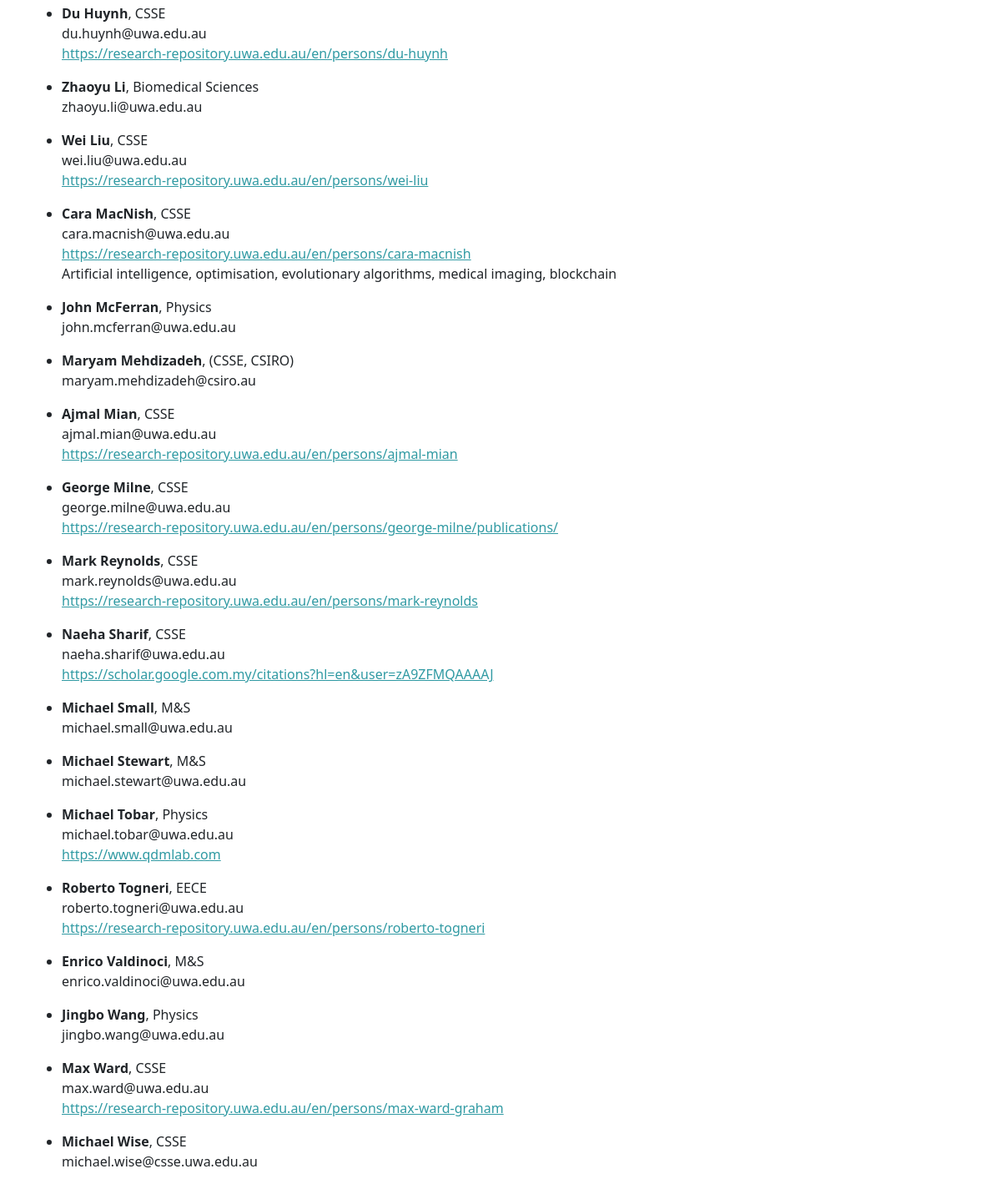
The app's page /supervisors/ (lower part), older data.
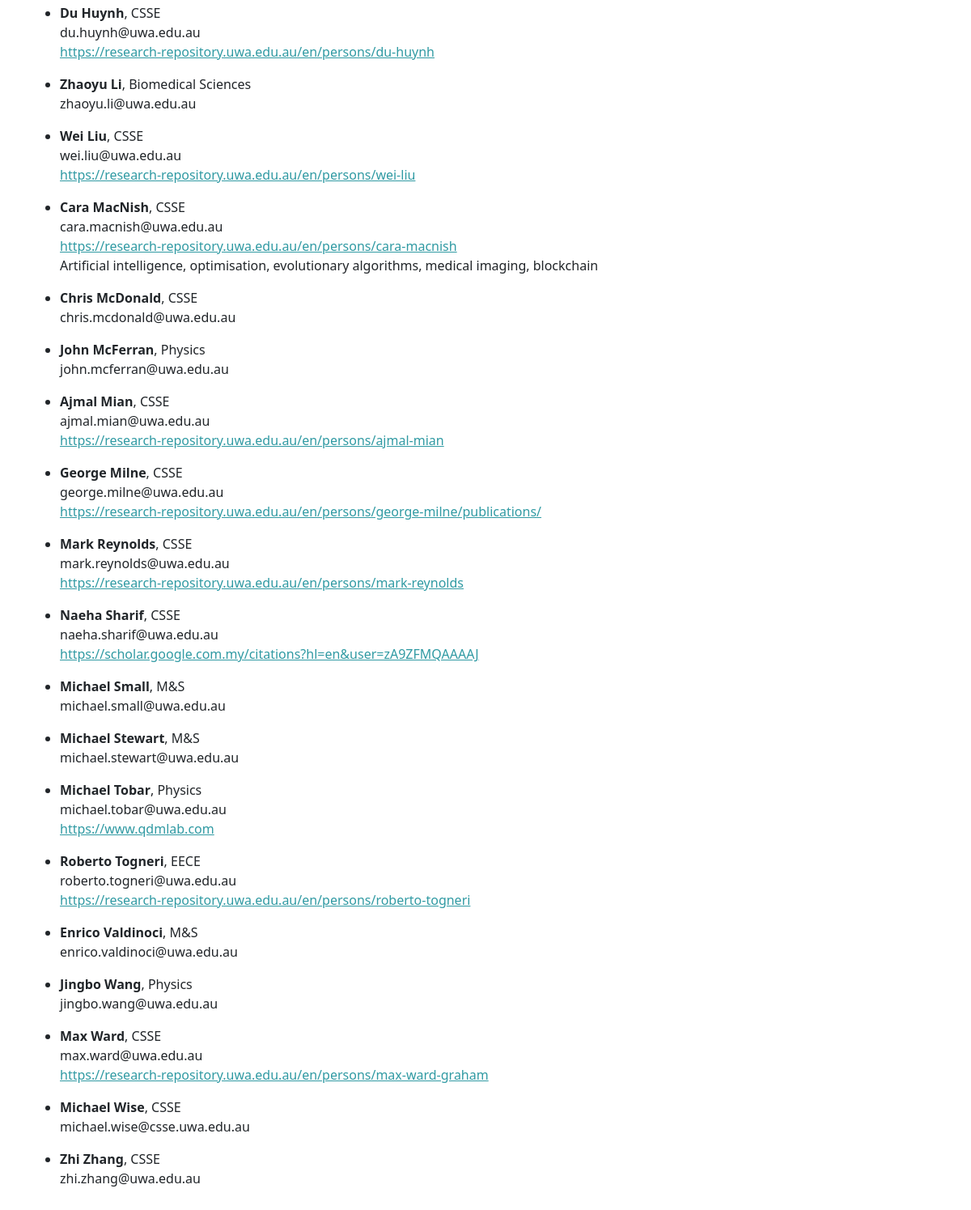
The same page, newer data.
### projects/models.py (models this page shows)
class Supervisor(models.Model):
    firstname = models.CharField("First name", max_length=30)
    lastname = models.CharField("Last name", max_length=30)
    department = models.CharField("Department or School", max_length=50)
    email = models.EmailField("Email")
    web = models.URLField("Web link", blank=True)
    interests = models.TextField("Research interests", blank=True)
    class Meta:
        ordering = ['lastname', 'firstname']
    def __str__(self):
        return self.firstname +  " " + self.lastname

### projects/views.py (the view)
# urls.py: path("supervisors/", views.all_supervisors, name = "supervisor-list"),
def all_supervisors(request):
    supervisor_list = Supervisor.objects.all().order_by('lastname')
    return render(request, "projects/supervisor_list.html",
        {'supervisor_list': supervisor_list})

### projects/templates/projects/supervisor_list.html (shortened to what this page needs)
{% extends 'projects/base.html' %}
{% block content %}
    <p>
    <p>
    <ul>
{% for supervisor in supervisor_list %}
    <p>
        <li><strong>{{ supervisor }}</strong>, {{ supervisor.department }}</br>
    {{ supervisor.email }}</br>
    {% if supervisor.web %}
        <a href={{ supervisor.web }}>{{ supervisor.web }}</a></br>
    {% endif %}
    {% if supervisor.interests %}
        {{ supervisor.interests }}
    {% endif %}
        </p>
{% endfor %}
    </ul>
{% endblock %}

Row changes from the older to the newer data that the page shows:
removed Supervisor: firstname+lastname "Maryam Mehdizadeh", department "(CSSE, CSIRO)", email "maryam.mehdizadeh@csiro.au"
added Supervisor: firstname+lastname "Chris McDonald", department "CSSE", email "chris.mcdonald@uwa.edu.au"
added Supervisor: firstname+lastname "Zhi Zhang", department "CSSE", email "zhi.zhang@uwa.edu.au"
